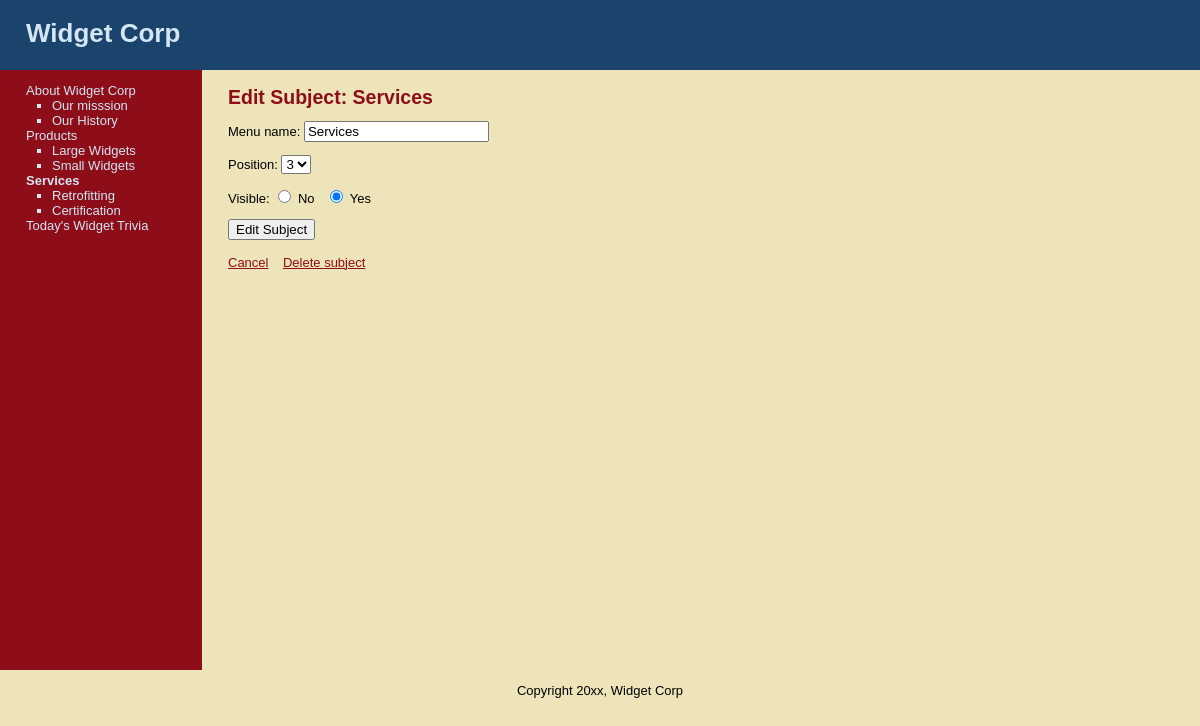
Page /edit_subject.php?subject=4 on the committed database.
### tables this page shows
CREATE TABLE IF NOT EXISTS `subjects` (
  `id` int(11) NOT NULL AUTO_INCREMENT,
  `menu_name` varchar(50) NOT NULL,
  `position` int(3) NOT NULL,
  `visible` tinyint(1) NOT NULL,
  PRIMARY KEY (`id`)
);

CREATE TABLE IF NOT EXISTS `pages` (
  `id` int(11) NOT NULL AUTO_INCREMENT,
  `subject_id` int(11) NOT NULL,
  `menu_name` varchar(30) NOT NULL,
  `position` int(3) NOT NULL,
  `visible` tinyint(1) NOT NULL,
  `content` text,
  PRIMARY KEY (`id`),
  KEY `subject_id` (`subject_id`)
);

### public/edit_subject.php (the view, shortened to what this page needs)
<?php require_once("../includes/db_connection.php"); ?>
<?php require_once("../includes/functions.php"); ?>
<?php find_selected_page(); ?>
<?php include("../includes/layouts/header.php"); ?>
<div id="main">
	<div id="navigation">
		<?php echo navigation($current_subject, $current_page); ?>
	</div>
	<div id="page">
		<h2>Edit Subject: <?php echo $current_subject["menu_name"];?></h2>
		<form action="edit_subject.php?subject=<?php echo $current_subject["id"];?>" method="post">
			<p>Menu name:
				<input type="text" name="menu_name" value="<?php echo $current_subject["menu_name"];?>" />
			</p>
			<p>Position:
				<select name="position">
				<?php
				$subject_set = find_all_subjects();
				$subject_count = mysqli_num_rows($subject_set);
				for ($count=1; $count <= $subject_count; $count++){
					echo "<option value=\"{$count}\"";
					if ($current_subject["position"] == $count){
						echo " selected";
					}
					echo ">{$count}</option>";
				}
				?>
				</select>
			</p>
			<p>Visible:
			<input type="radio" name="visible" value="0"
			<?php if($current_subject["visible"] == 0){ echo "checked";}?>/> No
			&nbsp;
			<input type="radio" name="visible" value="1"
			<?php if($current_subject["visible"] == 1){ echo "checked";}?>/> Yes
			</p>
			<input type="submit" name="submit" value="Edit Subject"/>
		</form>
		<br />
		<a href="manage_content.php">Cancel</a>
		<a href="delete_subject.php?subject=<?php echo $current_subject["id"];?>" onclick="return confirm ('Are you sure?');">Delete subject</a>
	</div>
</div>
<?php include("../includes/layouts/footer.php"); ?>

### includes/functions.php (shortened to what this page needs)
<?php
function find_all_subjects() {
	global $connection;
	$query = "SELECT * ";
	$query .= "FROM subjects ";
	$query .= "WHERE visible = 1 ";
	$query .= "ORDER BY position ASC";
	$subject_set = mysqli_query ( $connection, $query );
	return $subject_set;
}
function find_pages_for_subject($subject_id){
	global $connection;
	$safe_subject_id = mysqli_real_escape_string($connection, $subject_id);
	$query = "SELECT * ";
	$query .= "FROM pages ";
	$query .= "WHERE visible = 1 ";
	$query .= "AND subject_id = {$safe_subject_id} ";
	$query .= "ORDER BY position ASC";
	$page_set = mysqli_query($connection, $query);
	return $page_set;
}
function navigation($subject_array,$page_array){
	$output = "<ul class=\"subjects\">";
	$subject_set = find_all_subjects();
	while($subject = mysqli_fetch_assoc($subject_set)){
		$output .= "<li";
		if ($subject_array && $subject["id"] == $subject_array["id"]){
			$output .= " class=\"selected\"";
		}
		$output .= ">";
		$output .= "<a href=\"manage_content.php?subject=";
		$output .= urlencode($subject["id"]);
		$output .= "\">";
		$output .= $subject["menu_name"];
		$output .= "</a>";
		$page_set = find_pages_for_subject($subject["id"]);
		$output .= "<ul class=\"pages\">";
		while ($page = mysqli_fetch_assoc($page_set)){
			$output .= "<li";
			$output .= ">";
			$output .= "<a href=\"manage_content.php?page=";
			$output .= urlencode($page["id"]);
			$output .="\">";
			$output .= $page["menu_name"];
			$output .= "</a>";
			$output .= "</li>";
		}
	$output .= "</ul>";
	$output .= "</li>";
	}
	$output .="</ul>";
	return $output;
}
function find_subject_by_id($subject_id){
	global $connection;
	$safe_subject_id = mysqli_real_escape_string($connection, $subject_id);
	$query = "SELECT * ";
	$query .= "FROM subjects ";
	$query .= "WHERE id = {$safe_subject_id} ";
	$query .= "LIMIT 1";
	$subject_set = mysqli_query ( $connection, $query );
	if($subject = mysqli_fetch_assoc($subject_set)){
		return $subject;
	}else{
		return null;
	}
}
function find_selected_page(){
	if(isset($_GET["subject"])){
		$current_subject = find_subject_by_id($_GET["subject"]);
		$current_page = null;
	}elseif (isset($_GET["page"])){
		$current_page = find_page_by_id($_GET["page"]);
		$current_subject = null;
	}else{
		$current_subject = null;
		$current_page = null;
	}
}
?>

### public/stylesheets/public.css (style rules this page uses)
html { height: 100%; width: 100%; }
body { width: 100%; margin:0; padding: 0; border: 0; font-family: Verdana, Arial, Helvetica, sans-serif; font-size: 13px; line-height: 15px; background: #EEE4B9; }
a { color: #8D0D19; }
#main { height: 600px; width: 100%; margin: 0; padding: 0; background: #EEE4B9; }
#navigation { float: left; width: 150px; height: 100%; margin: 0; padding: 0 2em; color: #D4E6F4; background: #8D0D19; }
#navigation a { color: #D4E6F4; text-decoration: none; }
ul.subjects { margin: 1em 0; padding-left: 0; list-style: none; }
ul.pages { padding-left: 2em; list-style: square; font-weight: normal; }
.selected { font-weight: bold; }
#page { float: left; height: 100%; padding-left: 2em; vertical-align: top; background: #EEE4B9; }
#page h2 { color: #8D0D19; margin-top: 1em; }

### rows in the picture
subjects: value "About Widget Corp"
pages: value "Our misssion"
pages: value "Our History"
subjects: value "Products"
pages: value "Large Widgets"
pages: value "Small Widgets"
subjects: value "Services", menu_name "Services", position "3", visible "☑"
pages: value "Retrofitting"
pages: value "Certification"
subjects: value "Today's Widget Trivia"
